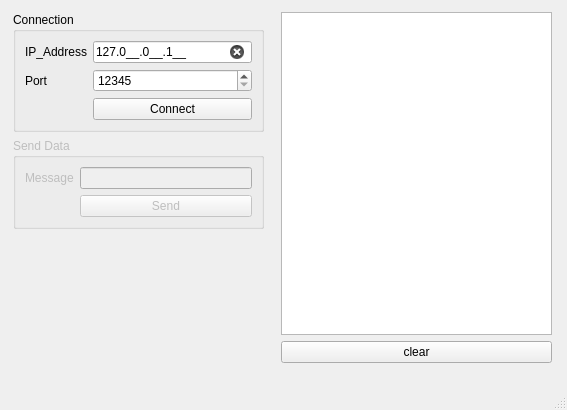
<?xml version="1.0" encoding="UTF-8"?>
<ui version="4.0">
 <class>Client</class>
 <widget class="QMainWindow" name="Client">
  <property name="geometry">
   <rect>
    <x>0</x>
    <y>0</y>
    <width>567</width>
    <height>410</height>
   </rect>
  </property>
  <property name="windowTitle">
   <string>Client</string>
  </property>
  <property name="styleSheet">
   <string notr="true">#ln_IP_Adress[state = &quot;1&quot;]{
	background-color: rgb(51, 209, 122);
}
#ln_IP_Adress[state = &quot;0&quot;]{
	background-color: rgb(224, 27, 36);
}</string>
  </property>
  <widget class="QWidget" name="centralwidget">
   <widget class="QWidget" name="layoutWidget">
    <property name="geometry">
     <rect>
      <x>13</x>
      <y>12</y>
      <width>251</width>
      <height>351</height>
     </rect>
    </property>
    <layout class="QVBoxLayout" name="verticalLayout_2">
     <item>
      <widget class="QGroupBox" name="grp_ConnectionBox">
       <property name="title">
        <string>Connection</string>
       </property>
       <layout class="QGridLayout" name="gridLayout">
        <item row="0" column="1">
         <widget class="QLineEdit" name="ln_IP_Adress">
          <property name="inputMask">
           <string notr="true">000.000.000.000;_</string>
          </property>
          <property name="text">
           <string notr="true">127.0.0.1</string>
          </property>
          <property name="frame">
           <bool>true</bool>
          </property>
          <property name="clearButtonEnabled">
           <bool>true</bool>
          </property>
          <property name="state" stdset="0">
           <string/>
          </property>
         </widget>
        </item>
        <item row="0" column="0">
         <widget class="QLabel" name="lbl_IP_Address">
          <property name="text">
           <string>IP_Address</string>
          </property>
         </widget>
        </item>
        <item row="1" column="0">
         <widget class="QLabel" name="lbl_Port">
          <property name="text">
           <string>Port</string>
          </property>
         </widget>
        </item>
        <item row="1" column="1">
         <widget class="QSpinBox" name="spb_Port">
          <property name="minimum">
           <number>12345</number>
          </property>
          <property name="maximum">
           <number>65535</number>
          </property>
         </widget>
        </item>
        <item row="2" column="1">
         <widget class="QPushButton" name="btn_Connect">
          <property name="text">
           <string>Connect</string>
          </property>
         </widget>
        </item>
       </layout>
      </widget>
     </item>
     <item>
      <widget class="QGroupBox" name="grp_SendDataBox">
       <property name="enabled">
        <bool>false</bool>
       </property>
       <property name="title">
        <string>Send Data</string>
       </property>
       <layout class="QGridLayout" name="gridLayout_2">
        <item row="0" column="0">
         <widget class="QLabel" name="label">
          <property name="text">
           <string>Message</string>
          </property>
         </widget>
        </item>
        <item row="0" column="1">
         <widget class="QLineEdit" name="ln_Message"/>
        </item>
        <item row="1" column="1">
         <widget class="QPushButton" name="pushButton">
          <property name="text">
           <string>Send</string>
          </property>
         </widget>
        </item>
       </layout>
      </widget>
     </item>
     <item>
      <spacer name="verticalSpacer">
       <property name="orientation">
        <enum>Qt::Vertical</enum>
       </property>
       <property name="sizeHint" stdset="0">
        <size>
         <width>20</width>
         <height>40</height>
        </size>
       </property>
      </spacer>
     </item>
    </layout>
   </widget>
   <widget class="QWidget" name="layoutWidget">
    <property name="geometry">
     <rect>
      <x>281</x>
      <y>12</y>
      <width>271</width>
      <height>351</height>
     </rect>
    </property>
    <layout class="QVBoxLayout" name="verticalLayout">
     <property name="sizeConstraint">
      <enum>QLayout::SetMaximumSize</enum>
     </property>
     <item>
      <widget class="QListWidget" name="lst_Console"/>
     </item>
     <item>
      <widget class="QPushButton" name="btn_Clear">
       <property name="sizePolicy">
        <sizepolicy hsizetype="Preferred" vsizetype="Fixed">
         <horstretch>0</horstretch>
         <verstretch>0</verstretch>
        </sizepolicy>
       </property>
       <property name="text">
        <string>clear</string>
       </property>
      </widget>
     </item>
    </layout>
   </widget>
  </widget>
  <widget class="QMenuBar" name="menubar">
   <property name="geometry">
    <rect>
     <x>0</x>
     <y>0</y>
     <width>567</width>
     <height>22</height>
    </rect>
   </property>
  </widget>
  <widget class="QStatusBar" name="statusbar"/>
 </widget>
 <resources/>
 <connections/>
</ui>
